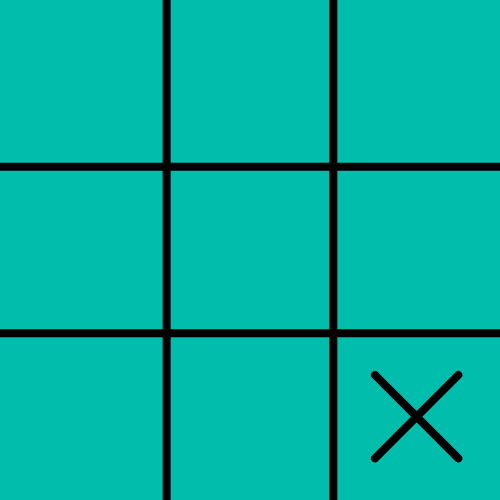
Frame 1 (no input)
Frame 60 (no input): identical to frame 1, image omitted
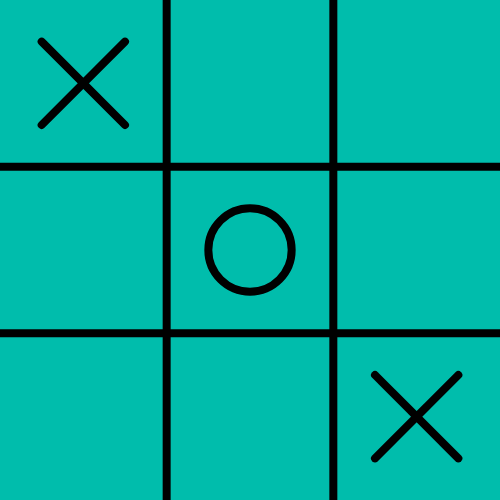
Frame 120 (the mouse pressed at the canvas centre since frame 60)

The p5.js sketch that drew these frames (run headless with seeded random() and noise() and a simulated clock; from frame 60 on, the mouse is pressed at the canvas centre):

// p5.js sketch
// ── sketch.js
//ini buat definisiin kolom array baris, buat ngecek misalkan kolom 1 baris 1 berarti [0][0] = '' (berarti kosong)
let board = 
[
  ['', '', ''],
  ['', '', ''],
  ['', '', '']
];

let w; // = width / 3;
let h; // = height / 3;

let ai = 'X';
let human = 'O';
let currentPlayer = human;

//bikin 500x500pixel, w dibagi 3 buat bikin baris 3, h dibagi 3 buat bikin kolom 3, bestmove buat jalanin function musuh buat jalan
function setup() 
{
  createCanvas(500, 500);
  w = width / 3;
  h = height / 3;
  bestMove();
}

//ini gatau
function equals3(a, b, c) 
{
  return a == b && b == c && a != '';
}

//buat cek pemenang
function checkWinner() 
{
  let winner = null;
  // horizontal
  for (let i = 0; i < 3; i++) 
  {
    if (equals3(board[i][0], board[i][1], board[i][2]))
    {
      winner = board[i][0];
    }
  }

  // Vertical
  for (let i = 0; i < 3; i++) 
  {
    if (equals3(board[0][i], board[1][i], board[2][i]))
    {
      winner = board[0][i];
    }
  }
  // Diagonal
    if (equals3(board[0][0], board[1][1], board[2][2]))
    {
      winner = board[0][0];
    }
    if (equals3(board[2][0], board[1][1], board[0][2]))
    {
      winner = board[2][0];
    }

  //openspot buat ngecek kotak yang masih kosong
  let openSpots = 0;
  for (let i = 0; i < 3; i++)
  {
    for (let j = 0; j < 3; j++)
    {
      if (board[i][j] == '')
      {
        openSpots++;
      }
    }
  }

  if (winner == null && openSpots == 0)
  {
    return 'tie';
  }
  else
  {
    return winner;
  }
}

//buat deteksi pencetan mouse
function mousePressed()
{
  if (currentPlayer == human)
  {
    // Human make turn
    let i = floor(mouseX / w);
    let j = floor(mouseY / h);
    // If valid turn
    if (board[i][j] == '')
    {
      board[i][j] = human;
      currentPlayer = ai;
      bestMove();
    }
  }
}

//buat pewarnaan background dan bikin garis
function draw()
{
  background(0, 189,172);
  strokeWeight(8);

  line(w, 0, w, height);
  line(w * 2, 0, w * 2, height);
  line(0, h, width, h);
  line(0, h * 2, width, h * 2);
  
  //ini buat bikin garisnya tapi susah banget
  for (let j = 0; j < 3; j++)
  {
    for (let i = 0; i < 3; i++)
    {
      let x = w * i + w / 2;
      let y = h * j + h / 2;
      let spot = board[i][j];
      textSize(32);
      let r = w / 4;
      if (spot == human)
      {
        noFill();
        ellipse(x, y, r * 2);
      } else if (spot == ai)
      {
        line(x - r, y - r, x + r, y + r);
        line(x + r, y - r, x - r, y + r);
      }
    }
  }

  //buat cek ada pemenang atau tidak dan memberi selamat kalau menang
  let result = checkWinner();
  if (result != null)
  {
    noLoop();
    let resultP = createP('');
    resultP.style('font-size', '40pt');
    if (result == 'tie')
    {
      resultP.html('Tie!');
    }
    else
    {
      resultP.html(`CPU wins!`);
    }
  }
}

// ── minimax.js
function bestMove()
{
  //buat npc nya jalan
  // AI to make its turn
  let bestScore = -Infinity;
  let move;

  for (let i = 0; i < 3; i++)
  {
    for (let j = 0; j < 3; j++)
    {
      if (board[0][0] == '' && board[0][1] == '' && board[0][2]         == '' && board[1][0] == '' && board[1][1] == '' && board[1][2] == '' && board[2][0] == '' && board[2][1] == '' && board[2][2] == '')
      {
        i = Math.floor(Math.random() * 3);
        j = Math.floor(Math.random() * 3);
        board[i][j] = ai;
        let score = minimax(board, 0, false);
        board[i][j] = '';
        if (score > bestScore)
        {
          bestScore = score;
          move = { i, j };
        }
      }
      // Is the spot available?
      else
      {
        if (board[i][j] == '')
        {
          board[i][j] = ai;
          let score = minimax(board, 0, false);
          board[i][j] = '';
          if (score > bestScore)
          {
            bestScore = score;
            move = { i, j };
          }
        }
      }
    }
  }
  board[move.i][move.j] = ai;
  currentPlayer = human;
}

//ini teori minimax, kalau musuh jalan +1, kalau kita jalan harus memperkecil kemungkinan musuh menang -1
let scores =
{
  X: 1,
  O: -1,
  tie: 0
};

function minimax(board, depth, isMaximizing)
{
  let result = checkWinner();
  if (result !== null)
  {
    return scores[result];
  }

  if (isMaximizing)
  {
    let bestScore = -Infinity;
    for (let i = 0; i < 3; i++)
    {
      for (let j = 0; j < 3; j++)
      {
        // Is the spot available?
        if (board[i][j] == '')
        {
          board[i][j] = ai;
          let score = minimax(board, depth + 1, false);
          board[i][j] = '';
          bestScore = max(score, bestScore);
        }
      }
    }
    return bestScore;
  } 
  else
  {
    let bestScore = Infinity;
    for (let i = 0; i < 3; i++)
  {
    for (let j = 0; j < 3; j++)
    {
       // Is the spot available?
       if (board[i][j] == '')
       {
          board[i][j] = human;
          let score = minimax(board, depth + 1, true);
          board[i][j] = '';
          bestScore = min(score, bestScore);
       }
    }
  }
    return bestScore;
  }
}
